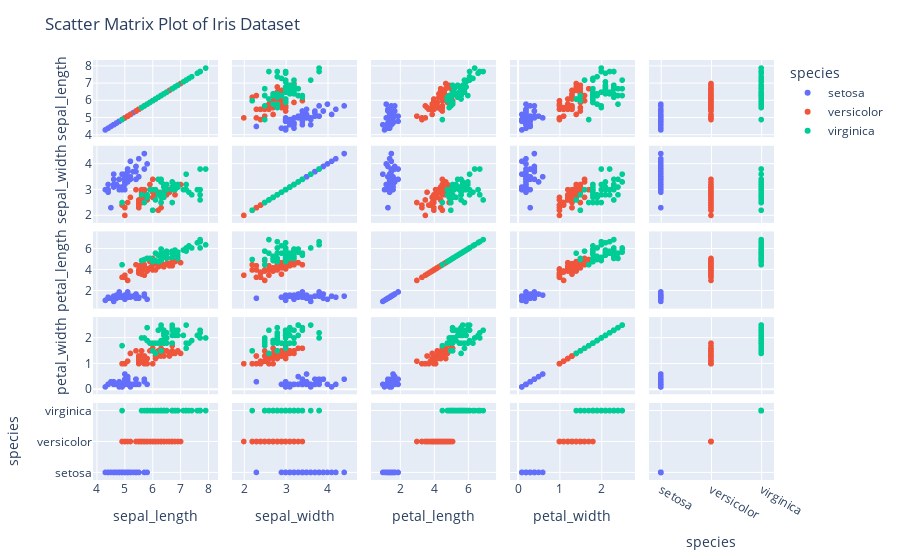

The notebook cell saved with this chart:
### Markdown cell above
#### Q4. Using the iris dataset in the Plotly library, Plot a scatter matrix plot, using the "species" column for the color parameter.

### Code cell
import plotly.express as go
import seaborn as sns
import pandas as pd
data = sns.load_dataset("iris")
# create a dataframe with the data
df = pd.DataFrame(data)

fig = go.scatter_matrix(df , color = 'species')

# update the title of the plot
fig.update_layout(title='Scatter Matrix Plot of Iris Dataset')

# show the plot
fig.show()

### Figure 1 — Plotly figure (JSON) as saved in the notebook; plotly's stock layout.template omitted (floating-point values rounded to 4 significant figures)
{"data": [{"dimensions": [{"axis": {"matches": true}, "label": "sepal_length", "values": [5.1, 4.9, 4.7, 4.6, 5, 5.4, 4.6, 5, 4.4, 4.9, 5.4, 4.8, 4.8, 4.3, 5.8, 5.7, 5.4, 5.1, 5.7, 5.1, 5.4, 5.1, 4.6, 5.1, 4.8, 5, 5, 5.2, 5.2, 4.7, 4.8, 5.4, 5.2, 5.5, 4.9, 5, 5.5, 4.9, 4.4, 5.1, 5, 4.5, 4.4, 5, 5.1, 4.8, 5.1, 4.6, 5.3, 5]}, {"axis": {"matches": true}, "label": "sepal_width", "values": [3.5, 3, 3.2, 3.1, 3.6, 3.9, 3.4, 3.4, 2.9, 3.1, 3.7, 3.4, 3, 3, 4, 4.4, 3.9, 3.5, 3.8, 3.8, 3.4, 3.7, 3.6, 3.3, 3.4, 3, 3.4, 3.5, 3.4, 3.2, 3.1, 3.4, 4.1, 4.2, 3.1, 3.2, 3.5, 3.6, 3, 3.4, 3.5, 2.3, 3.2, 3.5, 3.8, 3, 3.8, 3.2, 3.7, 3.3]}, {"axis": {"matches": true}, "label": "petal_length", "values": [1.4, 1.4, 1.3, 1.5, 1.4, 1.7, 1.4, 1.5, 1.4, 1.5, 1.5, 1.6, 1.4, 1.1, 1.2, 1.5, 1.3, 1.4, 1.7, 1.5, 1.7, 1.5, 1, 1.7, 1.9, 1.6, 1.6, 1.5, 1.4, 1.6, 1.6, 1.5, 1.5, 1.4, 1.5, 1.2, 1.3, 1.4, 1.3, 1.5, 1.3, 1.3, 1.3, 1.6, 1.9, 1.4, 1.6, 1.4, 1.5, 1.4]}, {"axis": {"matches": true}, "label": "petal_width", "values": [0.2, 0.2, 0.2, 0.2, 0.2, 0.4, 0.3, 0.2, 0.2, 0.1, 0.2, 0.2, 0.1, 0.1, 0.2, 0.4, 0.4, 0.3, 0.3, 0.3, 0.2, 0.4, 0.2, 0.5, 0.2, 0.2, 0.4, 0.2, 0.2, 0.2, 0.2, 0.4, 0.1, 0.2, 0.2, 0.2, 0.2, 0.1, 0.2, 0.2, 0.3, 0.3, 0.2, 0.6, 0.4, 0.3, 0.2, 0.2, 0.2, 0.2]}, {"axis": {"matches": true}, "label": "species", "values": ["setosa", "setosa", "setosa", "setosa", "setosa", "setosa", "setosa", "setosa", "setosa", "setosa", "setosa", "setosa", "setosa", "setosa", "setosa", "setosa", "setosa", "setosa", "setosa", "setosa", "setosa", "setosa", "setosa", "setosa", "setosa", "setosa", "setosa", "setosa", "setosa", "setosa", "setosa", "setosa", "setosa", "setosa", "setosa", "setosa", "setosa", "setosa", "setosa", "setosa", "setosa", "setosa", "setosa", "setosa", "setosa", "setosa", "setosa", "setosa", "setosa", "setosa"]}], "hovertemplate": "species=setosa<br>%{xaxis.title.text}=%{x}<br>%{yaxis.title.text}=%{y}<extra></extra>", "legendgroup": "setosa", "marker": {"color": "#636efa", "symbol": "circle"}, "name": "setosa", "showlegend": true, "type": "splom"}, {"dimensions": [{"axis": {"matches": true}, "label": "sepal_length", "values": [7, 6.4, 6.9, 5.5, 6.5, 5.7, 6.3, 4.9, 6.6, 5.2, 5, 5.9, 6, 6.1, 5.6, 6.7, 5.6, 5.8, 6.2, 5.6, 5.9, 6.1, 6.3, 6.1, 6.4, 6.6, 6.8, 6.7, 6, 5.7, 5.5, 5.5, 5.8, 6, 5.4, 6, 6.7, 6.3, 5.6, 5.5, 5.5, 6.1, 5.8, 5, 5.6, 5.7, 5.7, 6.2, 5.1, 5.7]}, {"axis": {"matches": true}, "label": "sepal_width", "values": [3.2, 3.2, 3.1, 2.3, 2.8, 2.8, 3.3, 2.4, 2.9, 2.7, 2, 3, 2.2, 2.9, 2.9, 3.1, 3, 2.7, 2.2, 2.5, 3.2, 2.8, 2.5, 2.8, 2.9, 3, 2.8, 3, 2.9, 2.6, 2.4, 2.4, 2.7, 2.7, 3, 3.4, 3.1, 2.3, 3, 2.5, 2.6, 3, 2.6, 2.3, 2.7, 3, 2.9, 2.9, 2.5, 2.8]}, {"axis": {"matches": true}, "label": "petal_length", "values": [4.7, 4.5, 4.9, 4, 4.6, 4.5, 4.7, 3.3, 4.6, 3.9, 3.5, 4.2, 4, 4.7, 3.6, 4.4, 4.5, 4.1, 4.5, 3.9, 4.8, 4, 4.9, 4.7, 4.3, 4.4, 4.8, 5, 4.5, 3.5, 3.8, 3.7, 3.9, 5.1, 4.5, 4.5, 4.7, 4.4, 4.1, 4, 4.4, 4.6, 4, 3.3, 4.2, 4.2, 4.2, 4.3, 3, 4.1]}, {"axis": {"matches": true}, "label": "petal_width", "values": [1.4, 1.5, 1.5, 1.3, 1.5, 1.3, 1.6, 1, 1.3, 1.4, 1, 1.5, 1, 1.4, 1.3, 1.4, 1.5, 1, 1.5, 1.1, 1.8, 1.3, 1.5, 1.2, 1.3, 1.4, 1.4, 1.7, 1.5, 1, 1.1, 1, 1.2, 1.6, 1.5, 1.6, 1.5, 1.3, 1.3, 1.3, 1.2, 1.4, 1.2, 1, 1.3, 1.2, 1.3, 1.3, 1.1, 1.3]}, {"axis": {"matches": true}, "label": "species", "values": ["versicolor", "versicolor", "versicolor", "versicolor", "versicolor", "versicolor", "versicolor", "versicolor", "versicolor", "versicolor", "versicolor", "versicolor", "versicolor", "versicolor", "versicolor", "versicolor", "versicolor", "versicolor", "versicolor", "versicolor", "versicolor", "versicolor", "versicolor", "versicolor", "versicolor", "versicolor", "versicolor", "versicolor", "versicolor", "versicolor", "versicolor", "versicolor", "versicolor", "versicolor", "versicolor", "versicolor", "versicolor", "versicolor", "versicolor", "versicolor", "versicolor", "versicolor", "versicolor", "versicolor", "versicolor", "versicolor", "versicolor", "versicolor", "versicolor", "versicolor"]}], "hovertemplate": "species=versicolor<br>%{xaxis.title.text}=%{x}<br>%{yaxis.title.text}=%{y}<extra></extra>", "legendgroup": "versicolor", "marker": {"color": "#EF553B", "symbol": "circle"}, "name": "versicolor", "showlegend": true, "type": "splom"}, {"dimensions": [{"axis": {"matches": true}, "label": "sepal_length", "values": [6.3, 5.8, 7.1, 6.3, 6.5, 7.6, 4.9, 7.3, 6.7, 7.2, 6.5, 6.4, 6.8, 5.7, 5.8, 6.4, 6.5, 7.7, 7.7, 6, 6.9, 5.6, 7.7, 6.3, 6.7, 7.2, 6.2, 6.1, 6.4, 7.2, 7.4, 7.9, 6.4, 6.3, 6.1, 7.7, 6.3, 6.4, 6, 6.9, 6.7, 6.9, 5.8, 6.8, 6.7, 6.7, 6.3, 6.5, 6.2, 5.9]}, {"axis": {"matches": true}, "label": "sepal_width", "values": [3.3, 2.7, 3, 2.9, 3, 3, 2.5, 2.9, 2.5, 3.6, 3.2, 2.7, 3, 2.5, 2.8, 3.2, 3, 3.8, 2.6, 2.2, 3.2, 2.8, 2.8, 2.7, 3.3, 3.2, 2.8, 3, 2.8, 3, 2.8, 3.8, 2.8, 2.8, 2.6, 3, 3.4, 3.1, 3, 3.1, 3.1, 3.1, 2.7, 3.2, 3.3, 3, 2.5, 3, 3.4, 3]}, {"axis": {"matches": true}, "label": "petal_length", "values": [6, 5.1, 5.9, 5.6, 5.8, 6.6, 4.5, 6.3, 5.8, 6.1, 5.1, 5.3, 5.5, 5, 5.1, 5.3, 5.5, 6.7, 6.9, 5, 5.7, 4.9, 6.7, 4.9, 5.7, 6, 4.8, 4.9, 5.6, 5.8, 6.1, 6.4, 5.6, 5.1, 5.6, 6.1, 5.6, 5.5, 4.8, 5.4, 5.6, 5.1, 5.1, 5.9, 5.7, 5.2, 5, 5.2, 5.4, 5.1]}, {"axis": {"matches": true}, "label": "petal_width", "values": [2.5, 1.9, 2.1, 1.8, 2.2, 2.1, 1.7, 1.8, 1.8, 2.5, 2, 1.9, 2.1, 2, 2.4, 2.3, 1.8, 2.2, 2.3, 1.5, 2.3, 2, 2, 1.8, 2.1, 1.8, 1.8, 1.8, 2.1, 1.6, 1.9, 2, 2.2, 1.5, 1.4, 2.3, 2.4, 1.8, 1.8, 2.1, 2.4, 2.3, 1.9, 2.3, 2.5, 2.3, 1.9, 2, 2.3, 1.8]}, {"axis": {"matches": true}, "label": "species", "values": ["virginica", "virginica", "virginica", "virginica", "virginica", "virginica", "virginica", "virginica", "virginica", "virginica", "virginica", "virginica", "virginica", "virginica", "virginica", "virginica", "virginica", "virginica", "virginica", "virginica", "virginica", "virginica", "virginica", "virginica", "virginica", "virginica", "virginica", "virginica", "virginica", "virginica", "virginica", "virginica", "virginica", "virginica", "virginica", "virginica", "virginica", "virginica", "virginica", "virginica", "virginica", "virginica", "virginica", "virginica", "virginica", "virginica", "virginica", "virginica", "virginica", "virginica"]}], "hovertemplate": "species=virginica<br>%{xaxis.title.text}=%{x}<br>%{yaxis.title.text}=%{y}<extra></extra>", "legendgroup": "virginica", "marker": {"color": "#00cc96", "symbol": "circle"}, "name": "virginica", "showlegend": true, "type": "splom"}], "layout": {"dragmode": "select", "legend": {"title": {"text": "species"}, "tracegroupgap": 0}, "margin": {"t": 60}, "title": {"text": "Scatter Matrix Plot of Iris Dataset"}}}
